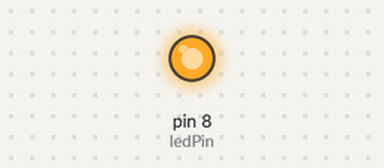
Recording of a sketch running on a simulated Arduino Uno, built with avr-gcc and run on an emulated ATmega328P. Parts: output pins drawn as LEDs (lit = HIGH). Random numbers use the default seed unless the sketch sets one.

Above: at 0.1 s.
At 35.8 s:
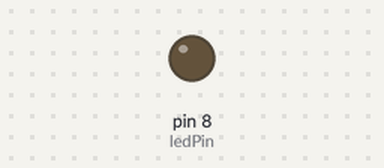
Timing chart, 0 to 40.0 s (numbered marks = the images above):
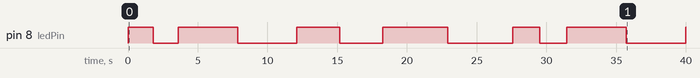

The sketch:

sketch06_02_rand_LED.ino
```cpp
/*  ランダムな間隔で点滅 */

const int ledPin = 8;

void setup() {
  pinMode(ledPin, OUTPUT);
}

void loop() {
  int waitTime = random(1000, 5000);

  digitalWrite(ledPin, HIGH);
  delay(waitTime);

  digitalWrite(ledPin, LOW);
  delay(waitTime);
}
```

Measured:
- by itself, pin 8 (ledPin): LOW → HIGH at 0.00 s, → LOW 1.8 s later, → HIGH 1.8 s later, → LOW 4.2 s later, … (13 changes in this stretch)
